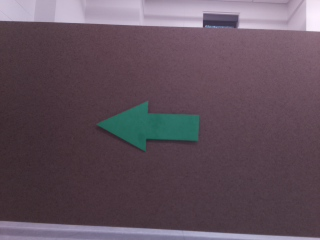
#> input picture src/camera_recognition/camera_recognition/2024F_imgs/1.png, 320 x 240 px
$ python -i image_preproccess.py   (imports and definitions only)   (older library calls are emulated)
#> lines starting #> are read from the running program, lines starting #| are printed output that depends on the picture; after the words box and inside, x2 and y2 are one past the last pixel; in counts of white or black regions, pixels touching at a corner belong together
#> further down, picture is the input picture: shape (240, 320, 3); mean B, G, R 91.2, 80, 96.8
import cv2
import numpy as np


def edg_enhence(image:np.ndarray) -> np.ndarray:
    x, y, channel = np.shape(image)
#> x = 240; y = 320; channel = 3
    enhenced_image = np.zeros([x,y,channel],dtype=np.uint8)

    for i in range(channel):
        channel_image = image[:,:,i]
        # Step 3: Apply Gaussian Blur to reduce noise
        channel_image = cv2.GaussianBlur(channel_image, (5, 5), 1.4)
        # Step 4: Apply Sobel filters to compute gradients
        sobel_x = cv2.Sobel(channel_image, cv2.CV_64F, 1, 0, ksize=3,scale=3)  # Gradient in x
        sobel_y = cv2.Sobel(channel_image, cv2.CV_64F, 0, 1, ksize=3,scale=3)  # Gradient in y

        # Compute the gradient magnitude
        sobel_magnitude = cv2.magnitude(sobel_x, sobel_y)
        sobel_magnitude = cv2.convertScaleAbs(sobel_magnitude)  # Convert to uint8 for visualization

        # Step 4: Compute the gradient magnitude (optional)
        sobel_magnitude = cv2.magnitude(sobel_x, sobel_y)

        # Convert gradients to uint8 for display purposes
        sobel_x = cv2.convertScaleAbs(sobel_x)
        sobel_y = cv2.convertScaleAbs(sobel_y)
        sobel_combined = cv2.addWeighted(sobel_x, 0.5, sobel_y, 0.5, 0)
        enhenced_image[:,:,i] = channel_image + sobel_combined
#> this loop made 3 passes
#> pass 1, in edg_enhence, `sobel_y = cv2.Sobel(channel_image, cv2.CV_64F, 0, 1, ksize=3,scale=3)`:
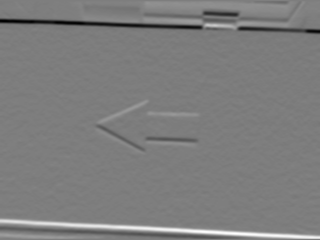
#> sobel_y: shape (240, 320) float64; min -834, max 852, mean -2; drawn with min black and max white
#> after the loop:
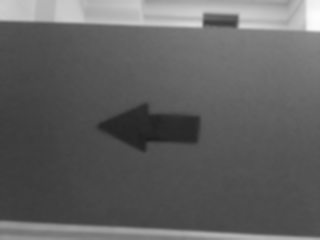
#> channel_image: shape (240, 320); min 30, max 253, mean 96.8


    return enhenced_image


# [34 lines left out: function process_contours, not called in this run]


def color_resize(original_image: np.ndarray):

    image = edg_enhence(original_image) # Enhence the edge first before color filter


    hsv = cv2.cvtColor(image, cv2.COLOR_BGR2HSV)
#> hsv: shape (240, 320, 3); mean H, S, V 152.6, 65.9, 111.7

    # Define HSV ranges for colors
    lb_G, ub_G = np.array([50, 60, 60]), np.array([130, 180, 200])  # Green
    lb_B, ub_B = np.array([90, 40, 30]), np.array([135, 150, 140])   # Blue
    lb_R = np.array([150, 120, 90])    # lower bound for Red
    ub_R = np.array([200, 250, 280])   # upper bound for Red

    # Create masks for each color
    mask_G = cv2.inRange(hsv, lb_G, ub_G)
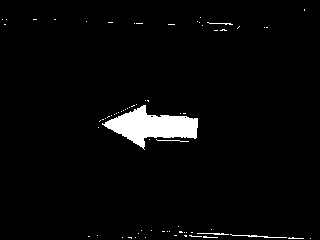
#> mask_G: shape (240, 320); 3.2% white; 70 white regions (65 under 20 px), largest, box (x1, y1, x2, y2) and area: (102, 105, 198, 150) 2089, (230, 234, 287, 238) 69, (197, 233, 229, 235) 41, (156, 139, 189, 142) 33, (207, 22, 233, 25) 30
    mask_B = cv2.inRange(hsv, lb_B, ub_B)
#> mask_B: shape (240, 320); 0.98% white in thin lines or dots
    mask_R = cv2.inRange(hsv, lb_R, ub_R)
#> mask_R: shape (240, 320); 0.23% white in thin lines or dots, all inside (x1, y1, x2, y2) = (78, 25, 283, 239)

    # Combine masks
    mask = cv2.bitwise_or(cv2.bitwise_or(mask_G, mask_B), mask_R)
#> mask: shape (240, 320); 4% white; 141 white regions (135 under 20 px)

    # Apply mask to the image
    result = cv2.bitwise_and(image, image, mask=mask)
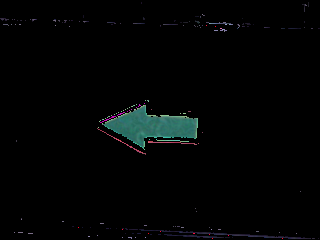
#> result: shape (240, 320, 3); mean B, G, R 4, 4, 2.5

    # Find contours
    contours, _ = cv2.findContours(mask, cv2.RETR_TREE, cv2.CHAIN_APPROX_SIMPLE)
#> contours = 151 contours, 148 with area under 20; largest, box (x1, y1, x2, y2) and area: (99, 104, 198, 150) 2022, (139, 229, 311, 239) 125, (164, 234, 224, 239) 37

    # Find the largest contour
    max_area = 100
    max_contour = None
    for contour in contours:
        area = cv2.contourArea(contour)
        if area > max_area:
            max_area = area
            max_contour = contour
#> this loop made 151 passes
#> (area, max_area) on passes 26, 71: (125, 125), (2022, 2022)
#> area on pass 11: 37
#> after the loop, max_area = 2022; max_contour = contour of 152 points, box (x1, y1, x2, y2) (99, 104, 198, 150), area 2022

    x, y, w, h = 0, 0, image.shape[1], image.shape[0]  # Default to the entire image
#> x = 0; y = 0; w = 320; h = 240

    # Crop the region of interest if a valid contour exists
    if max_contour is not None:
        x, y, w, h = cv2.boundingRect(max_contour)
#> x = 99; y = 104; w = 99; h = 46

        # if the region is very small, check if the region locates at relatively center of image
        area = float(w*h)
#> area = 4554
        if area < 120:
            x_ratio = (x + w/2) / image.shape[1]
            y_ratio = (y + h/2) / image.shape[0]
            if( (x_ratio > 0.7) or (x_ratio < 0.3) ) or ( (y_ratio > 0.7) or (y_ratio < 0.3) ):
                x, y, w, h = 0, 0, image.shape[1], image.shape[0]  # Default to the entire image
                cv2.rectangle(image, (x, y), (x+w, y+h), (0, 255, 0), 1)
                print("Hello")
                return x, y, w, h, original_image*0, 1  # Return black image if no significant region is found

        # elif area / float((image.shape[0]*image.shape[1])) > 0.7: # Too close
        #     cv2.rectangle(image, (x, y), (x+w, y+h), (0, 255, 0), 1)
        #     cv2.imshow("edge enhenced image",image)
        #     return x, y, w, h, image[y:y+h, x:x+w], 0

        else:
            cv2.rectangle(image, (x, y), (x+w, y+h), (0, 255, 0), 1)
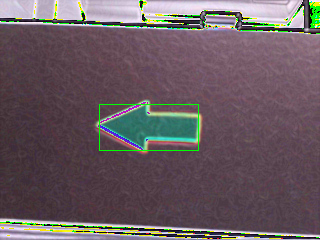
#> image: shape (240, 320, 3); mean B, G, R 96.8, 90.9, 104.5
            cv2.imshow("edge enhenced image",image)
            return x, y, w, h, image[y:y+h, x:x+w], 0
    # Cropped region, return original_image instead of enhenced image in order to avoid double effects of edge enhencement

    else:
        cv2.rectangle(image, (x, y), (x+w, y+h), (0, 255, 0), 1)
        cv2.imshow("edge enhenced image",image)
        return x, y, w, h, original_image*0, 1  # Return black image if no significant region is found


# [12 lines left out: function x_enhencement, not called in this run]


def image_preprocess(original_image: np.ndarray ) -> np.ndarray:

   # Step 1: Load the color image

    x, y , w, h, color_resized_image, non_sign_flag = color_resize(original_image)
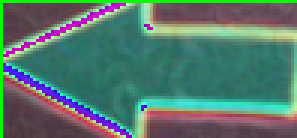
#> color_resized_image: shape (46, 99, 3) (shown 3 times larger); mean B, G, R 109, 118.6, 85.7
#> x = 99; y = 104; w = 99; h = 46; non_sign_flag = 0

    edg_enhenced_image = edg_enhence(color_resized_image)
    gray_image = cv2.cvtColor(edg_enhenced_image, cv2.COLOR_BGR2GRAY)
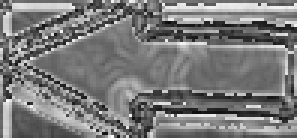
#> gray_image: shape (46, 99) (shown 3 times larger); min 11, max 250, mean 122.1
    # descriptors = SIFT_process(gray_image)

    return x, y, w, h, color_resized_image, non_sign_flag


# [12 lines of commented-out code are left out]

def main():
    {}

>>> import cv2
>>> picture = cv2.imread('2024F_imgs/1.png')
>>> result = image_preprocess(picture)
#> result = 6 items

$ run again, on src/camera_recognition/camera_recognition/2024F_imgs/10.png
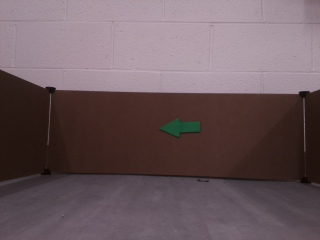
#> input picture src/camera_recognition/camera_recognition/2024F_imgs/10.png, 320 x 240 px
#> picture is the input picture: shape (240, 320, 3); mean B, G, R 94.7, 89.9, 107.7
#> hsv: shape (240, 320, 3); mean H, S, V 113.8, 59.5, 122.1
#> in color_resize, `mask_G = cv2.inRange(hsv, lb_G, ub_G)`:
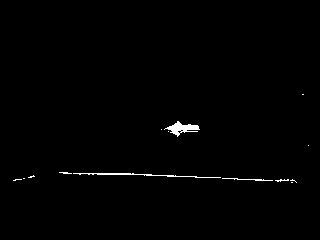
#> mask_G: shape (240, 320); 0.76% white; 14 white regions (10 under 20 px), largest, box (x1, y1, x2, y2) and area: (164, 121, 200, 137) 241, (73, 173, 221, 178) 207, (222, 178, 273, 181) 61, (275, 179, 289, 182) 22
#> mask_B: shape (240, 320); 0.55% white in thin lines or dots, all inside (x1, y1, x2, y2) = (0, 79, 318, 238)
#> mask_R: shape (240, 320); 0.18% white in thin lines or dots, all inside (x1, y1, x2, y2) = (53, 94, 232, 178)
#> mask: shape (240, 320); 1.2% white; 60 white regions (56 under 20 px)
#> contours = 63 contours, 59 with area under 20; largest, box (x1, y1, x2, y2) and area: (164, 121, 200, 137) 196, (54, 170, 221, 179) 138, (222, 177, 298, 185) 93, (182, 133, 202, 137) 26
#> the loop in color_resize, `for contour in contours:` made 63 passes
#> (area, max_area) on passes 39, 47: (138.5, 138.5), (195.5, 195.5)
#> after the loop in color_resize, `for contour in contours:`: max_area = 195.5; max_contour = contour of 49 points, box (x1, y1, x2, y2) (164, 121, 200, 137), area 196
#> in color_resize, `x, y, w, h = cv2.boundingRect(max_contour)`: x = 164; y = 121; w = 36; h = 16
#> in color_resize, `area = float(w*h)`: area = 576
#> in color_resize, `cv2.rectangle(image, (x, y), (x+w, y+h), (0, 255, 0), 1)`:
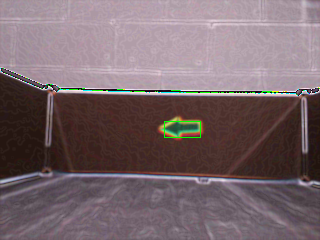
#> image: shape (240, 320, 3); mean B, G, R 107.6, 102.9, 120.3
#> in image_preprocess, `x, y , w, h, color_resized_image, non_sign_flag = color_resize(origina..`: x = 164; y = 121; w = 36; h = 16; non_sign_flag = 0
#> `result = image_preprocess(picture)`: result = 6 items

$ run again, on src/camera_recognition/camera_recognition/2024F_imgs/11.png
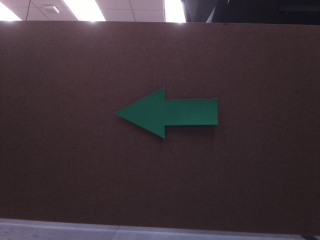
#> input picture src/camera_recognition/camera_recognition/2024F_imgs/11.png, 320 x 240 px
#> picture is the input picture: shape (240, 320, 3); mean B, G, R 58.2, 52.8, 64.6
#> hsv: shape (240, 320, 3); mean H, S, V 147.1, 66.5, 80.1
#> mask_G: shape (240, 320); 4.1% white; 144 white regions (134 under 20 px), largest, box (x1, y1, x2, y2) and area: (118, 92, 220, 140) 2434, (89, 233, 106, 240) 60, (179, 235, 199, 240) 56
#> mask_B: shape (240, 320); 3.9% white; 176 white regions (165 under 20 px), largest, box (x1, y1, x2, y2) and area: (214, 0, 320, 21) 1407, (7, 229, 114, 240) 622, (197, 0, 208, 17) 84
#> mask_R: shape (240, 320); 0.09% white in thin lines or dots, all inside (x1, y1, x2, y2) = (58, 0, 240, 139)
#> mask: shape (240, 320); 7.5% white; 192 white regions (174 under 20 px)
#> contours = 253 contours, 238 with area under 20; largest, box (x1, y1, x2, y2) and area: (118, 92, 220, 140) 2504, (214, 0, 320, 21) 1385, (7, 227, 114, 240) 554, (162, 122, 214, 135) 131, (127, 119, 164, 139) 130
#> the loop in color_resize, `for contour in contours:` made 253 passes
#> (area, max_area) on passes 50, 123: (553.5, 553.5), (2503.5, 2503.5)
#> after the loop in color_resize, `for contour in contours:`: max_area = 2503.5; max_contour = contour of 132 points, box (x1, y1, x2, y2) (118, 92, 220, 140), area 2504
#> in color_resize, `x, y, w, h = cv2.boundingRect(max_contour)`: x = 118; y = 92; w = 102; h = 48
#> in color_resize, `area = float(w*h)`: area = 4896
#> image: shape (240, 320, 3); mean B, G, R 68, 64.7, 74.3
#> in image_preprocess, `x, y , w, h, color_resized_image, non_sign_flag = color_resize(origina..`: x = 118; y = 92; w = 102; h = 48; non_sign_flag = 0
#> in image_preprocess, `gray_image = cv2.cvtColor(edg_enhenced_image, cv2.COLOR_BGR2GRAY)`:
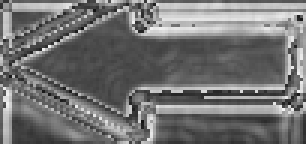
#> gray_image: shape (48, 102) (shown 3 times larger); min 18, max 245, mean 113.8
#> `result = image_preprocess(picture)`: result = 6 items
